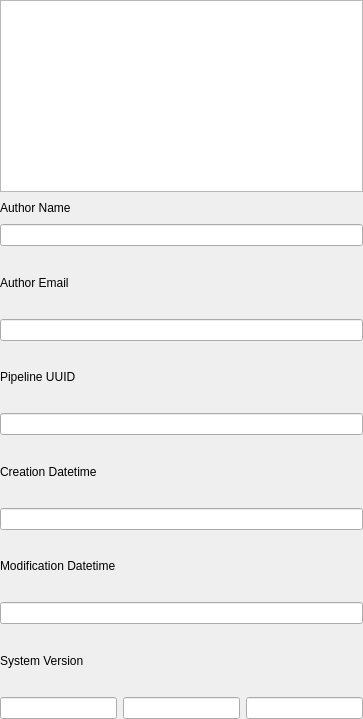
              <widget class="QWidget" name="ANALYSISPanel_Pipeline_Lift_PipelineInfo_Widget">
               <property name="geometry">
                <rect>
                 <x>0</x>
                 <y>0</y>
                 <width>363</width>
                 <height>719</height>
                </rect>
               </property>
               <property name="sizePolicy">
                <sizepolicy hsizetype="Preferred" vsizetype="Minimum">
                 <horstretch>0</horstretch>
                 <verstretch>0</verstretch>
                </sizepolicy>
               </property>
               <property name="acceptDrops">
                <bool>false</bool>
               </property>
               <attribute name="label">
                <string>Pipeline Info</string>
               </attribute>
               <layout class="QVBoxLayout" name="verticalLayout_5">
                <property name="leftMargin">
                 <number>0</number>
                </property>
                <property name="topMargin">
                 <number>0</number>
                </property>
                <property name="rightMargin">
                 <number>0</number>
                </property>
                <property name="bottomMargin">
                 <number>0</number>
                </property>
                <item>
                 <widget class="QTextEdit" name="textEdit">
                  <property name="sizePolicy">
                   <sizepolicy hsizetype="Preferred" vsizetype="Minimum">
                    <horstretch>0</horstretch>
                    <verstretch>0</verstretch>
                   </sizepolicy>
                  </property>
                  <property name="minimumSize">
                   <size>
                    <width>0</width>
                    <height>40</height>
                   </size>
                  </property>
                 </widget>
                </item>
                <item>
                 <layout class="QHBoxLayout" name="horizontalLayout_2">
                  <property name="sizeConstraint">
                   <enum>QLayout::SetDefaultConstraint</enum>
                  </property>
                  <item>
                   <widget class="QLabel" name="label_34">
                    <property name="sizePolicy">
                     <sizepolicy hsizetype="Preferred" vsizetype="Fixed">
                      <horstretch>0</horstretch>
                      <verstretch>0</verstretch>
                     </sizepolicy>
                    </property>
                    <property name="text">
                     <string>Author Name</string>
                    </property>
                   </widget>
                  </item>
                  <item>
                   <spacer name="horizontalSpacer">
                    <property name="orientation">
                     <enum>Qt::Horizontal</enum>
                    </property>
                    <property name="sizeHint" stdset="0">
                     <size>
                      <width>40</width>
                      <height>20</height>
                     </size>
                    </property>
                   </spacer>
                  </item>
                 </layout>
                </item>
                <item>
                 <widget class="QLineEdit" name="lineEdit"/>
                </item>
                <item>
                 <layout class="QHBoxLayout" name="horizontalLayout_3">
                  <item>
                   <widget class="QLabel" name="label_35">
                    <property name="text">
                     <string>Author Email</string>
                    </property>
                   </widget>
                  </item>
                  <item>
                   <spacer name="horizontalSpacer_2">
                    <property name="orientation">
                     <enum>Qt::Horizontal</enum>
                    </property>
                    <property name="sizeHint" stdset="0">
                     <size>
                      <width>40</width>
                      <height>20</height>
                     </size>
                    </property>
                   </spacer>
                  </item>
                 </layout>
                </item>
                <item>
                 <widget class="QLineEdit" name="lineEdit_34"/>
                </item>
                <item>
                 <layout class="QHBoxLayout" name="horizontalLayout_4">
                  <item>
                   <widget class="QLabel" name="label_36">
                    <property name="text">
                     <string>Pipeline UUID</string>
                    </property>
                   </widget>
                  </item>
                  <item>
                   <spacer name="horizontalSpacer_3">
                    <property name="orientation">
                     <enum>Qt::Horizontal</enum>
                    </property>
                    <property name="sizeHint" stdset="0">
                     <size>
                      <width>40</width>
                      <height>20</height>
                     </size>
                    </property>
                   </spacer>
                  </item>
                 </layout>
                </item>
                <item>
                 <widget class="QLineEdit" name="lineEdit_35"/>
                </item>
                <item>
                 <layout class="QHBoxLayout" name="horizontalLayout_9">
                  <item>
                   <widget class="QLabel" name="label_41">
                    <property name="text">
                     <string>Creation Datetime</string>
                    </property>
                   </widget>
                  </item>
                  <item>
                   <spacer name="horizontalSpacer_9">
                    <property name="orientation">
                     <enum>Qt::Horizontal</enum>
                    </property>
                    <property name="sizeHint" stdset="0">
                     <size>
                      <width>40</width>
                      <height>20</height>
                     </size>
                    </property>
                   </spacer>
                  </item>
                 </layout>
                </item>
                <item>
                 <widget class="QLineEdit" name="lineEdit_40"/>
                </item>
                <item>
                 <layout class="QHBoxLayout" name="horizontalLayout_8">
                  <item>
                   <widget class="QLabel" name="label_40">
                    <property name="text">
                     <string>Modification Datetime</string>
                    </property>
                   </widget>
                  </item>
                  <item>
                   <spacer name="horizontalSpacer_8">
                    <property name="orientation">
                     <enum>Qt::Horizontal</enum>
                    </property>
                    <property name="sizeHint" stdset="0">
                     <size>
                      <width>40</width>
                      <height>20</height>
                     </size>
                    </property>
                   </spacer>
                  </item>
                 </layout>
                </item>
                <item>
                 <widget class="QLineEdit" name="lineEdit_39"/>
                </item>
                <item>
                 <layout class="QHBoxLayout" name="horizontalLayout_13">
                  <item>
                   <widget class="QLabel" name="label_45">
                    <property name="text">
                     <string>System Version</string>
                    </property>
                   </widget>
                  </item>
                  <item>
                   <spacer name="horizontalSpacer_13">
                    <property name="orientation">
                     <enum>Qt::Horizontal</enum>
                    </property>
                    <property name="sizeHint" stdset="0">
                     <size>
                      <width>40</width>
                      <height>20</height>
                     </size>
                    </property>
                   </spacer>
                  </item>
                 </layout>
                </item>
                <item>
                 <layout class="QHBoxLayout" name="horizontalLayout_10">
                  <property name="spacing">
                   <number>-1</number>
                  </property>
                  <property name="sizeConstraint">
                   <enum>QLayout::SetDefaultConstraint</enum>
                  </property>
                  <item>
                   <widget class="QLineEdit" name="lineEdit_41">
                    <property name="inputMask">
                     <string/>
                    </property>
                    <property name="text">
                     <string/>
                    </property>
                   </widget>
                  </item>
                  <item>
                   <widget class="QLineEdit" name="lineEdit_42"/>
                  </item>
                  <item>
                   <widget class="QLineEdit" name="lineEdit_53"/>
                  </item>
                 </layout>
                </item>
               </layout>
              </widget>
